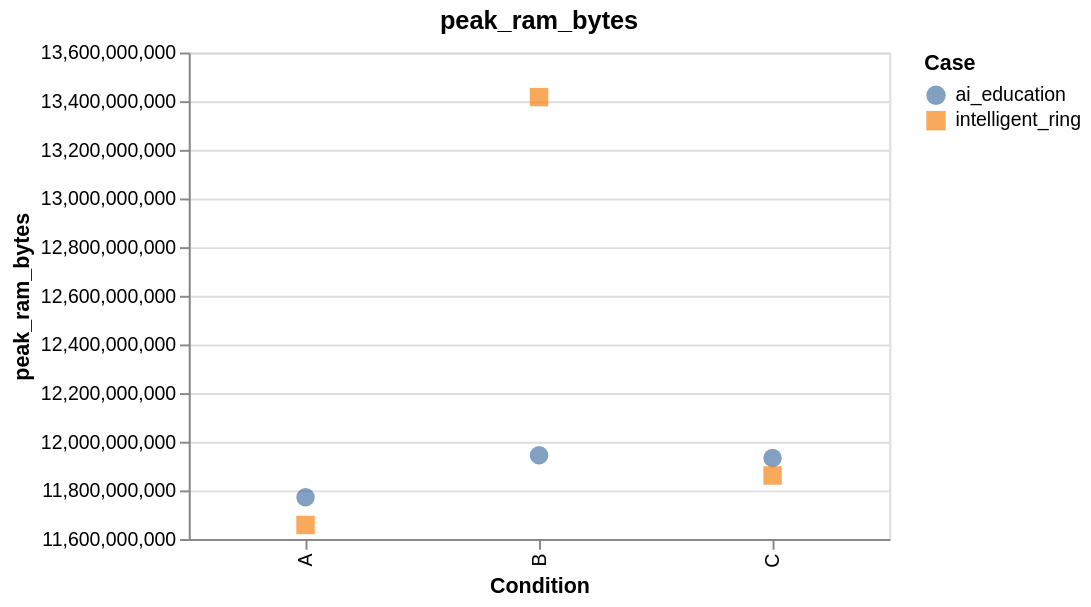

Write the Vega-Lite specification saved for this chart.
### Vega-Lite specification from a JSON file in a GitHub repository (floating-point values rounded to 4 significant figures)
{"config": {"view": {"continuousWidth": 300, "continuousHeight": 300}}, "data": {"values": [{"case_id": "ai_education", "condition": "A", "value": 11771469824}, {"case_id": "ai_education", "condition": "B", "value": 11944763392}, {"case_id": "ai_education", "condition": "C", "value": 11933478912}, {"case_id": "intelligent_ring", "condition": "C", "value": 11861291008}, {"case_id": "intelligent_ring", "condition": "B", "value": 13416689664}, {"case_id": "intelligent_ring", "condition": "A", "value": 11657756672}]}, "mark": {"type": "point", "filled": true, "size": 90}, "encoding": {"color": {"field": "case_id", "title": "Case", "type": "nominal"}, "shape": {"field": "case_id", "type": "nominal"}, "tooltip": [{"field": "case_id", "type": "nominal"}, {"field": "condition", "type": "nominal"}, {"field": "value", "type": "quantitative"}], "x": {"field": "condition", "sort": ["A", "B", "C", "D"], "title": "Condition", "type": "nominal"}, "y": {"field": "value", "scale": {"zero": false}, "title": "peak_ram_bytes", "type": "quantitative"}}, "height": 250, "title": "peak_ram_bytes", "width": 360, "$schema": "https://vega.github.io/schema/vega-lite/v6.4.1.json"}
